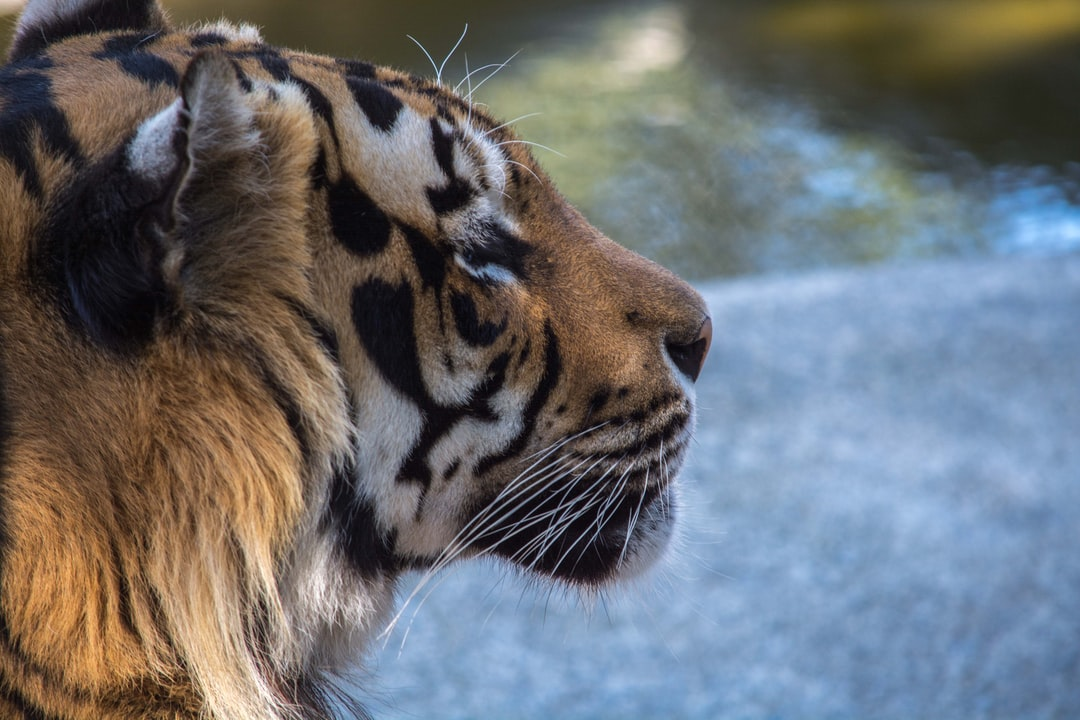
//> input picture images/ImagemOriginal.jpg, 1080 x 720 px
$ ./questao39   (built with g++ and OpenCV 4)
//> lines starting //> are read from the running program, lines starting //| are printed output that depends on the picture; after the words box and inside, x2 and y2 are one past the last pixel; in counts of white or black regions, pixels touching at a corner belong together
#include <iostream>
#include <opencv2/highgui.hpp>
#include <opencv2/imgproc.hpp>
#include <opencv2/highgui/highgui_c.h>
#include <stdio.h>

using namespace std;
using namespace cv;

int main() {
    Mat img, grayImg, otsuThresholdImg, structuringElement;

    img = imread("C:/Users/User/Desktop/GIT/LapiscoComputerVisionRepo/images/ImagemOriginal.jpg");
//> img is the input picture: 720 rows x 1080 cols, CV_8UC3; mean B, G, R 113.4, 109.7, 107.7

    cvtColor(img, grayImg, COLOR_RGB2GRAY);
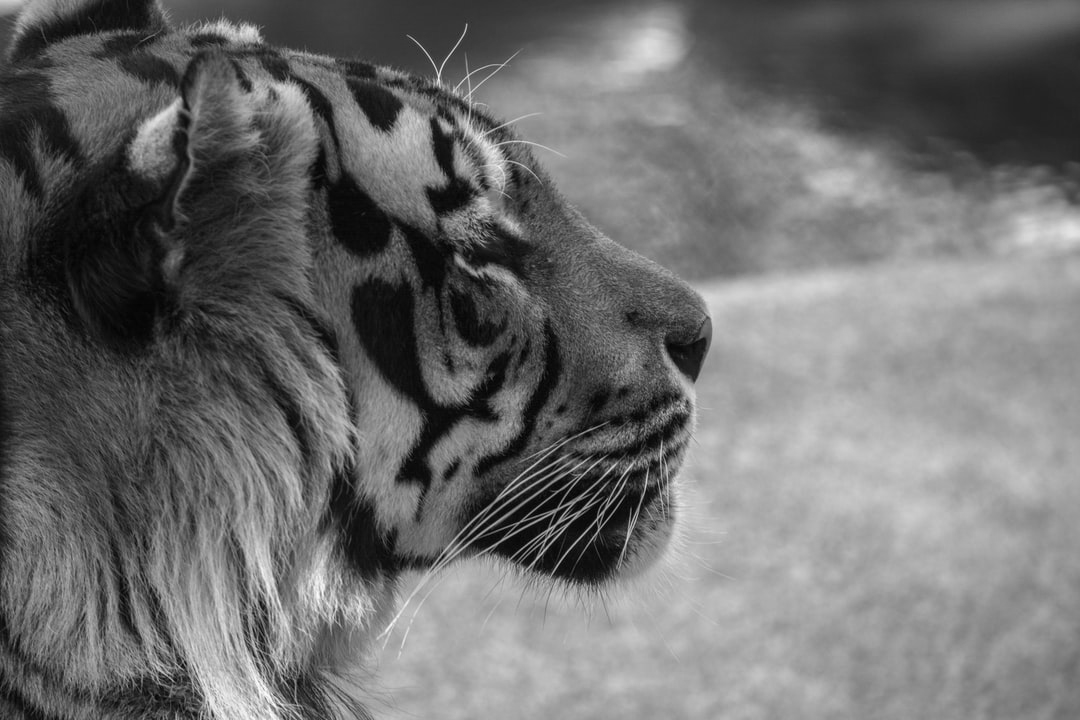
//> grayImg: 720 rows x 1080 cols, CV_8UC1; min 0, max 252, mean 110.6

    GaussianBlur(grayImg, grayImg, Size(3, 3), 1);

    threshold(grayImg, otsuThresholdImg, 0, 255, THRESH_OTSU);
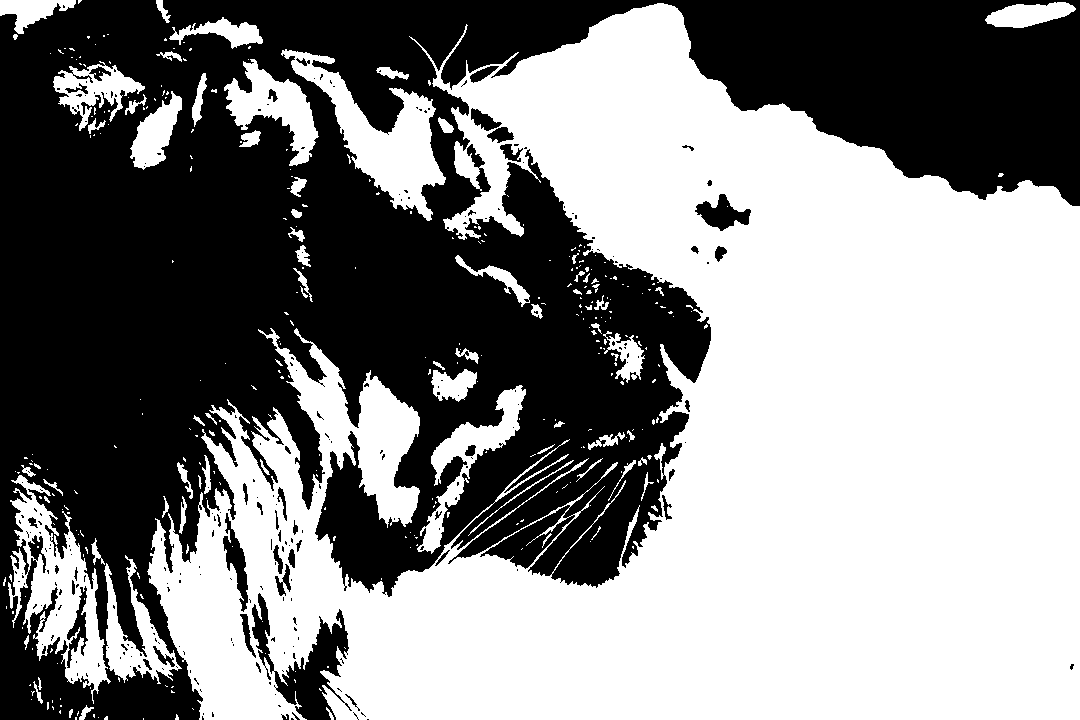
//> otsuThresholdImg: 720 rows x 1080 cols, CV_8UC1; 53.2% white; 256 black regions (209 under 20 px), largest, box (x1, y1, x2, y2) and area: (0, 0, 1080, 720) 352433, (252, 593, 352, 720) 4404, (695, 194, 751, 231) 1031

    structuringElement = getStructuringElement(MORPH_RECT, Size(1, 3), Point(-1, -1));

    imshow("Otsu's threshold image", otsuThresholdImg);

    for (int i = 0; i < 5; ++i) {
        erode(otsuThresholdImg, otsuThresholdImg, structuringElement, Point(-1, -1), i);
        imshow("eroded image with vertical structuring element", otsuThresholdImg);
    }
//> this loop made 5 passes
//> pass 2, `erode(otsuThresholdImg, otsuThresholdImg, structuringElement, Point(-1..`:
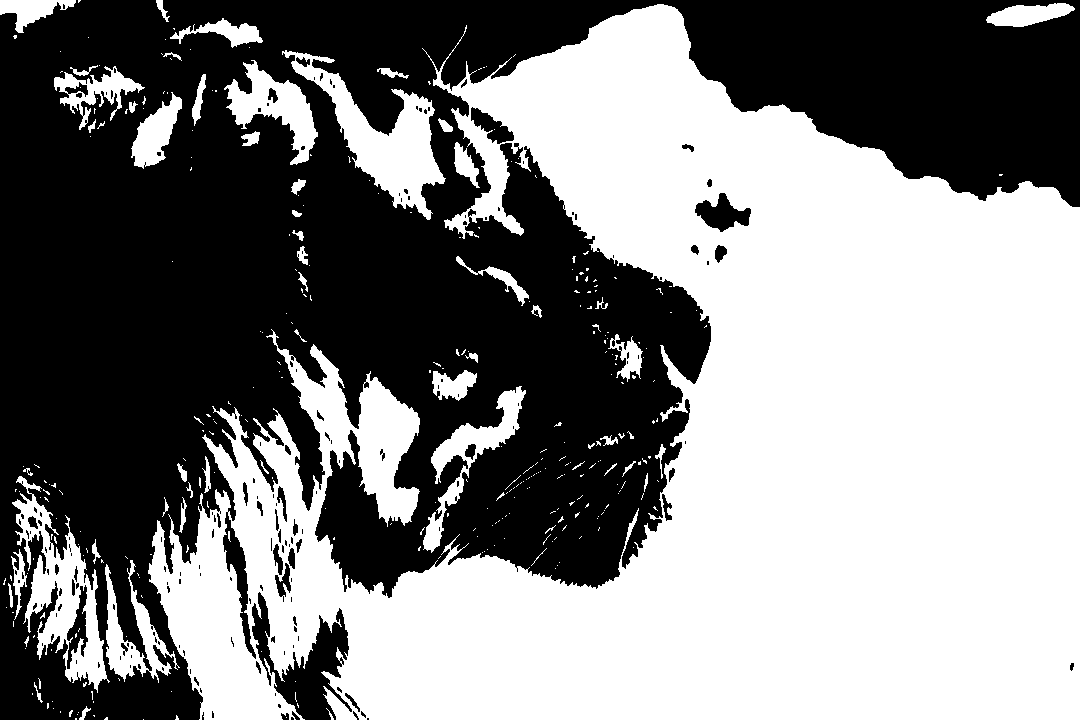
//> otsuThresholdImg: 720 rows x 1080 cols, CV_8UC1; 51.4% white; 172 black regions (128 under 20 px), largest, box (x1, y1, x2, y2) and area: (0, 0, 1080, 720) 367247, (252, 592, 352, 720) 4918, (695, 193, 751, 232) 1148
//> pass 3, `erode(otsuThresholdImg, otsuThresholdImg, structuringElement, Point(-1..`:
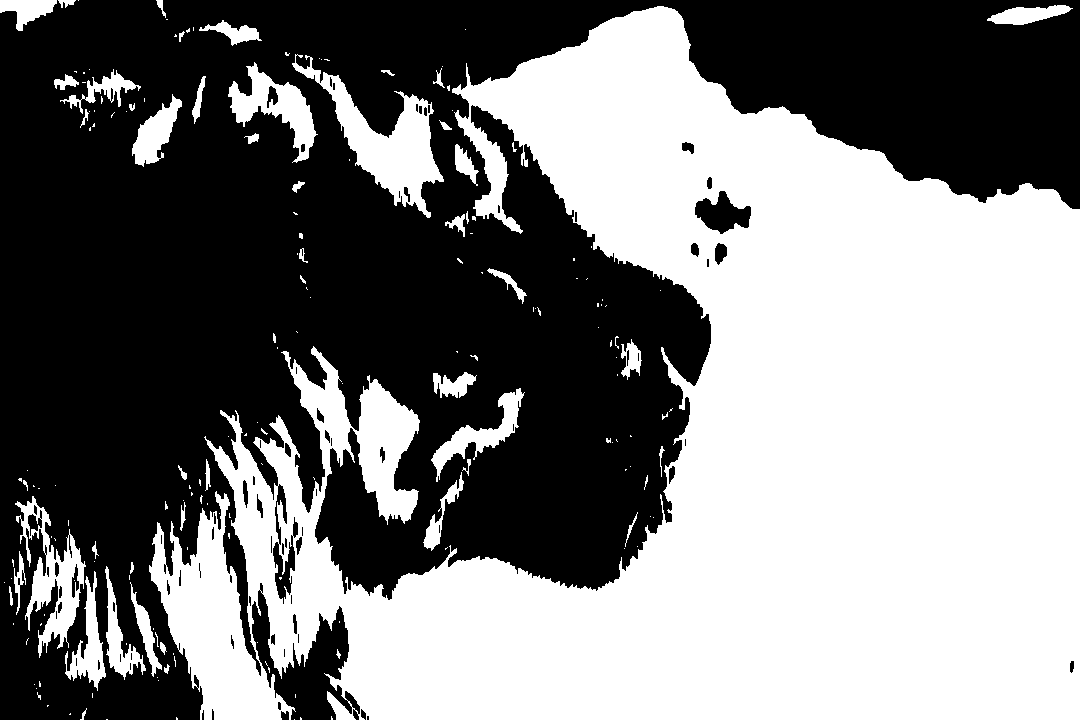
//> otsuThresholdImg: 720 rows x 1080 cols, CV_8UC1; 49% white; 182 white regions (127 under 20 px), largest, box (x1, y1, x2, y2) and area: (149, 6, 1080, 720) 349841, (292, 54, 444, 218) 7151, (15, 496, 86, 658) 3953
//> after the loop:
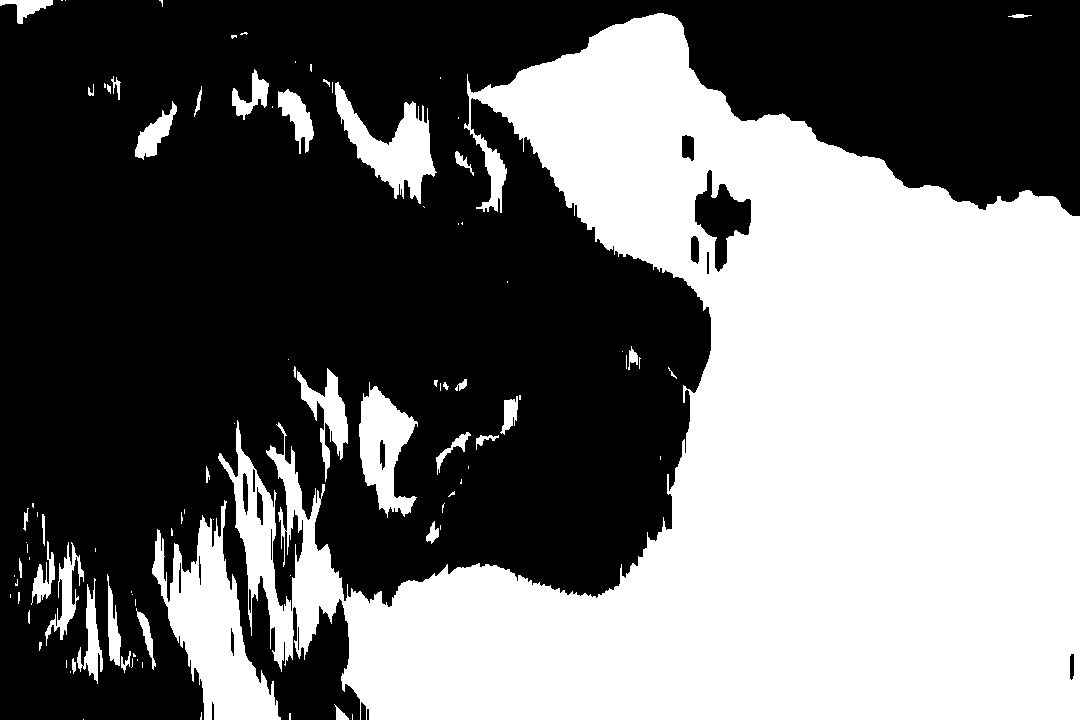
//> otsuThresholdImg: 720 rows x 1080 cols, CV_8UC1; 44.1% white; 97 white regions (56 under 20 px), largest, box (x1, y1, x2, y2) and area: (218, 13, 1080, 720) 310333, (152, 500, 281, 720) 11847, (335, 82, 437, 204) 4872

    waitKey(0);
    return 0;
}
